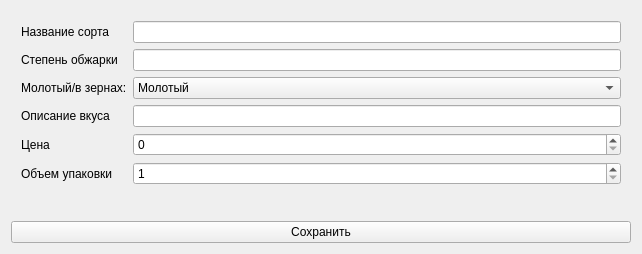
<?xml version="1.0" encoding="UTF-8"?>
<ui version="4.0">
 <class>AddEditCoffeeForm</class>
 <widget class="QWidget" name="AddEditCoffeeForm">
  <property name="geometry">
   <rect>
    <x>0</x>
    <y>0</y>
    <width>642</width>
    <height>254</height>
   </rect>
  </property>
  <property name="windowTitle">
   <string>Добавление/Редактирование</string>
  </property>
  <layout class="QVBoxLayout" name="verticalLayout">
   <item>
    <layout class="QFormLayout" name="formLayout">
     <property name="leftMargin">
      <number>10</number>
     </property>
     <property name="topMargin">
      <number>10</number>
     </property>
     <property name="rightMargin">
      <number>10</number>
     </property>
     <property name="bottomMargin">
      <number>10</number>
     </property>
     <item row="0" column="0">
      <widget class="QLabel" name="label">
       <property name="text">
        <string>Название сорта</string>
       </property>
      </widget>
     </item>
     <item row="0" column="1">
      <widget class="QLineEdit" name="title_input"/>
     </item>
     <item row="1" column="0">
      <widget class="QLabel" name="label_2">
       <property name="text">
        <string>Степень обжарки</string>
       </property>
      </widget>
     </item>
     <item row="1" column="1">
      <widget class="QLineEdit" name="degree_of_roasting_input"/>
     </item>
     <item row="2" column="0">
      <widget class="QLabel" name="label_3">
       <property name="text">
        <string>Молотый/в зернах:</string>
       </property>
      </widget>
     </item>
     <item row="2" column="1">
      <widget class="QComboBox" name="beans_select">
       <item>
        <property name="text">
         <string>Молотый</string>
        </property>
       </item>
       <item>
        <property name="text">
         <string>В зернах</string>
        </property>
       </item>
      </widget>
     </item>
     <item row="3" column="0">
      <widget class="QLabel" name="label_4">
       <property name="text">
        <string>Описание вкуса</string>
       </property>
      </widget>
     </item>
     <item row="3" column="1">
      <widget class="QLineEdit" name="taste_description_input"/>
     </item>
     <item row="4" column="0">
      <widget class="QLabel" name="label_5">
       <property name="text">
        <string>Цена</string>
       </property>
      </widget>
     </item>
     <item row="5" column="0">
      <widget class="QLabel" name="label_6">
       <property name="text">
        <string>Объем упаковки</string>
       </property>
      </widget>
     </item>
     <item row="4" column="1">
      <widget class="QSpinBox" name="price_input">
       <property name="maximum">
        <number>10000</number>
       </property>
      </widget>
     </item>
     <item row="5" column="1">
      <widget class="QSpinBox" name="volume_input">
       <property name="minimum">
        <number>1</number>
       </property>
       <property name="maximum">
        <number>10000</number>
       </property>
      </widget>
     </item>
    </layout>
   </item>
   <item>
    <widget class="QPushButton" name="save_btn">
     <property name="text">
      <string>Сохранить</string>
     </property>
    </widget>
   </item>
  </layout>
 </widget>
 <resources/>
 <connections/>
</ui>
